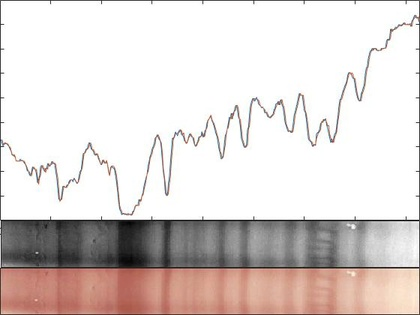
%> input picture Electrophorese/code_ZF/Oligo1-LCS-Test.jpg, 420 x 315 px, shrunk from 560 x 420 before the run
$ octave --eval "result = otus(imread('Oligo1-LCS-Test.jpg'));"   (GNU Octave 9; MATLAB toolbox functions it lacks are replaced by stand-ins)
%> lines starting %> are read from the running program, lines starting %| are printed output that depends on the picture
function [ output_args ] = otus( IM )
%OTUS Summary of this function goes here
%   Detailed explanation goes here
[m,n,h]=size(IM);
%> m = 315; n = 420; h = 3
GIM=rgb2gray(IM);%GIM为灰度图像
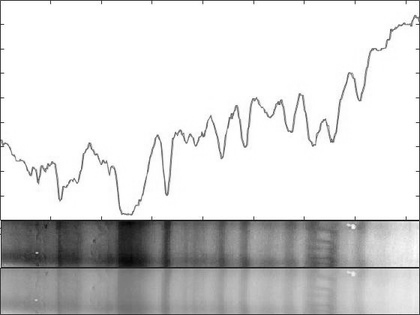
%> GIM: size 315x420 uint8; min 0, max 255, mean 215.8
his=zeros(256,1);%定义一个256行1列的灰度直方图his
var=zeros(256,1);

%记录每一灰度值的点的个数
for i=1:m
    for j=1:n
        gray=GIM(i,j)+1;
        his(gray,1)=his(gray,1)+1;
    end
end
%> after the loop, his = 256 values, max 78083 at index 255, min 0 at index 2, mean 516.8


for yu=1:255
    left=0;%左边平均数
    left_num=0;%左边总数
    left_var=0;%左边方差

    right=0;%右边平均数
    right_num=0;%右边总数
    right_var=0;%右边方差

    for i=1:yu
        left=his(i,1)*i+left;
        left_num=left_num+his(i,1);
    end
     if left_num==0
            left=0;
        else
    left=left/left_num;
     end

    for j=yu+1:255
        right=his(j,1)*j+right;
        right_num=right_num+his(j,1);
    end
     if right_num==0
            right=0;
        else
    right=right/right_num;
     end

    %计算左右两边方差
    for i=1:yu
        if left_num==0
            left_var=0;
        else
        left_var=((i-left)*his(i,1)/left_num).^2+left_var;
        end
    end

    for j=yu+1:255
        if right_num==0
            right_var=0;
        else
        right_var=((j-right)*his(j,1)/right_num).^2+right_var;
        end
    end

    var(yu,1)=abs(right_var-left_var);
end
%> this loop made 255 passes
%> after the loop, var = 256 values, max 527 at index 255, min 0 at index 256, mean 216.6

yu_max=find(var==max(max(var)));
%> yu_max = 255

for i=1:m
    for j=1:n
        if GIM(i,j)+1>yu_max
        GIM(i,j)=255;
        else
            GIM(i,j)=0;
        end
    end
end
%> GIM: size 315x420 uint8; every value is 0

imshow(GIM);

end
%> (the run ends here)

$ run again, on Electrophorese/code_ZF/gmm.jpg
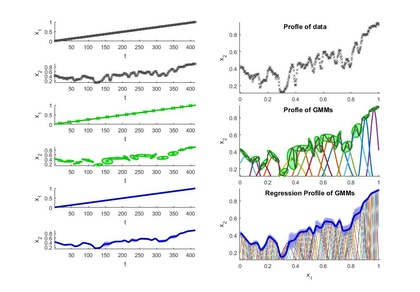
%> input picture Electrophorese/code_ZF/gmm.jpg, 420 x 292 px, shrunk from 1000 x 695 before the run
%> in otus, `GIM=rgb2gray(IM);`:
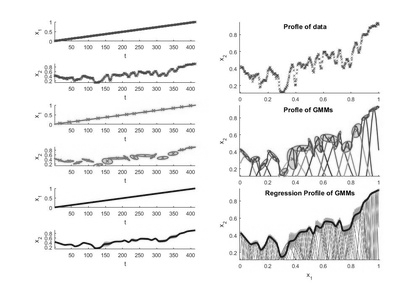
%> GIM: size 292x420 uint8; min 0, max 255, mean 240.8
%> after the loop in otus, `for i=1:m`: his = 256 values, max 88011 at index 255, min 0 at index 2, mean 479.1
%> the loop in otus, `for yu=1:255` made 255 passes
%> after the loop in otus, `for yu=1:255`: var = 256 values, max 99.46 at index 255, min 0 at index 256, mean 42.01
%> yu_max = 255
